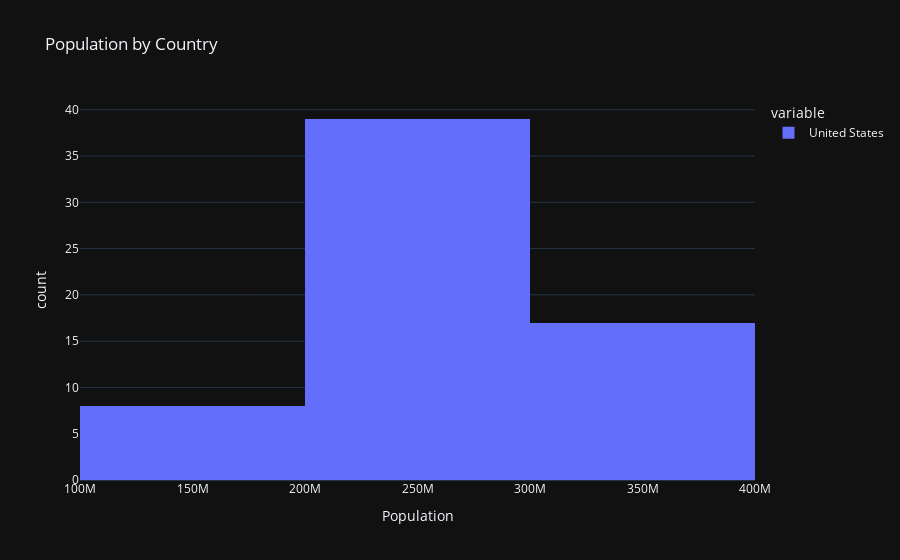

This figure's notebook cell:
### Code cell
# Interactive Histogram
fig = px.histogram(df_pivot['United States'], title='Population by Country', labels={'value': 'Population'}, nbins=3)
fig.show()
